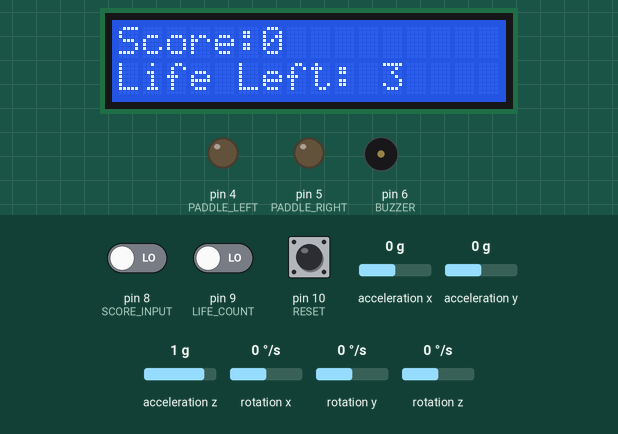
Recording of a sketch running on a simulated Arduino Uno, built with avr-gcc and run on an emulated ATmega328P. On the bench: 16×2 character LCD, output pins drawn as LEDs (lit = HIGH), buzzer (waves = sounding). Inputs (shaded band) come from the test bench; at power-on: pin 8 (SCORE_INPUT) LOW, pin 9 (LIFE_COUNT) LOW, acceleration y 0 g, pin 10 (RESET) LOW, acceleration x 0 g, acceleration z 1 g, rotation x 0 °/s, rotation y 0 °/s, rotation z 0 °/s. Pins used as bus, display or sensor lines are not drawn.

Above: at 4.2 s.
4.3 s: pin 8 (SCORE_INPUT) driven HIGH
6.1 s: pin 9 (LIFE_COUNT) driven HIGH
At 8.3 s:
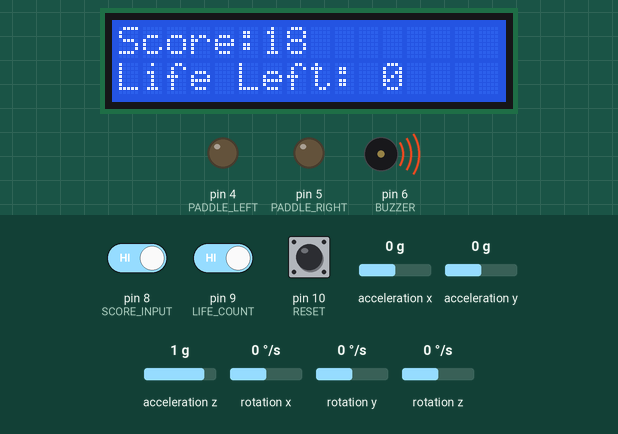
8.6 s: acceleration y set to -0.3 g
At 10.55 s:
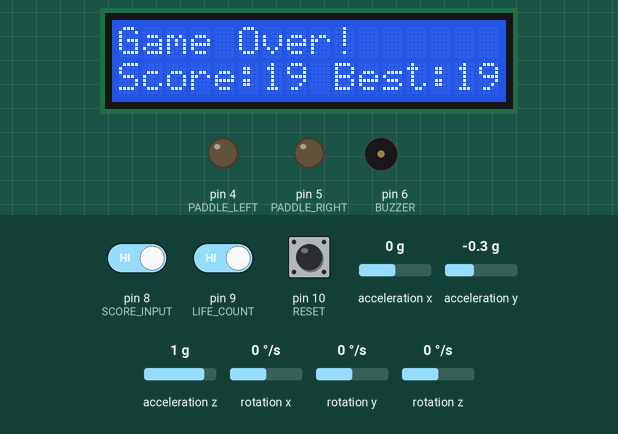
11.6 s: acceleration y set to 0.8 g
14.4 s: pin 10 (RESET) pulled HIGH for 0.15 s
At 14.74 s:
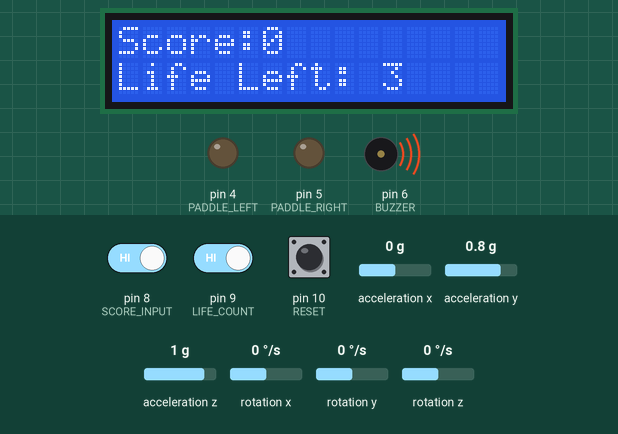
15.1 s: pin 10 (RESET) pulled HIGH for 1 s
At 15.77 s:
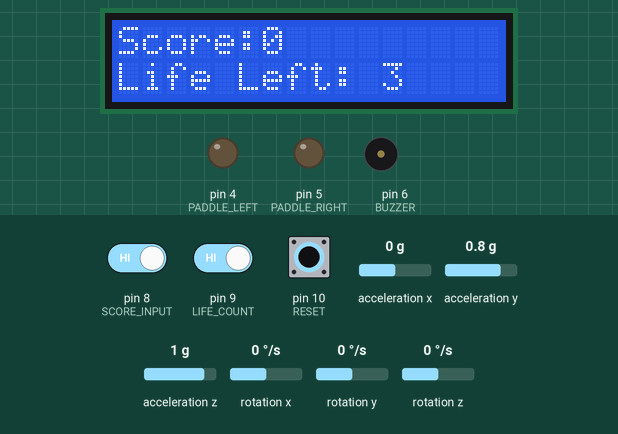
Timing chart, 0 to 17.7 s (numbered marks = the images above; inputs shaded):
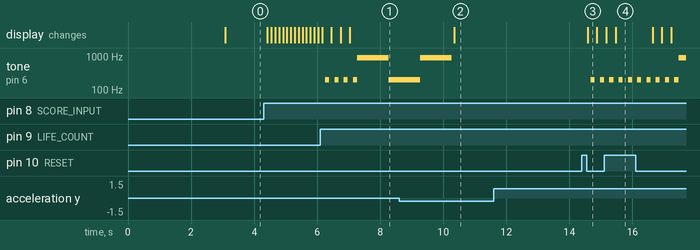

Measured:
- the behaviour switches between -0.1 and -0.2 g on acceleration y (found by bisection; images 1 and 2)
- after the input at 6.1 s, tone on pin 6 (BUZZER): plays 200 Hz for 0.13 s, 200 Hz for 0.13 s, 200 Hz for 0.13 s, 200 Hz for 0.13 s, 900 Hz for 1.0 s, 200 Hz for 0.33 s, starting after 0.16 s
- after the input at 14.4 s, tone on pin 6 (BUZZER): silent → 200 Hz after 0.28 s, → silent 0.13 s later, → 200 Hz 0.16 s later; the display: changes after 0.18 s (image 3)

The sketch:

sketch_feb29a.ino
```cpp
#include <MPU6050_light.h>
#include <Wire.h>
#include <LiquidCrystal_I2C.h> // Include the LiquidCrystal_I2C library

int lcdAddress = 0x27;

MPU6050 mpu(Wire);
LiquidCrystal_I2C lcd(lcdAddress, 16, 2);

unsigned long time = 0;

#define PADDLE_LEFT 4
#define PADDLE_RIGHT 5
#define BUZZER 6
#define SCORE_INPUT 8
#define LIFE_COUNT 9
#define RESET 10


float angleX , angleY , angleZ;
int currentScore = 0;
int highestScore = 0;
int lifeCount = 3;

int pin_8_prevValue = 0 ;
int pin_9_prevValue = 0 ;
int change = 0;

void setup(){

  Serial.begin(9600);
  lcd.init();
  lcd.backlight();
  lcd.clear();
  Wire.begin();
  mpu.begin();
  mpu.calcGyroOffsets();        //for calibration

  //PIN CONFIGURATIONS
  pinMode(PADDLE_LEFT, OUTPUT);
  pinMode(PADDLE_RIGHT, OUTPUT);
  pinMode(BUZZER, OUTPUT);
  pinMode(SCORE_INPUT, INPUT);
  pinMode(LIFE_COUNT, INPUT);
  pinMode(RESET, INPUT);
  inGameDisplay();
  digitalWrite(PADDLE_RIGHT, LOW);
  digitalWrite(PADDLE_RIGHT, LOW);
}

void inGameDisplay(){
    lcd.clear();
    lcd.print("Score:");
    lcd.print(currentScore);
    lcd.setCursor(0,1);
    lcd.print("Life Left: ");
    lcd.print(lifeCount);
}


void gameEndDisplay(){
    lcd.clear();
    lcd.setCursor(0,0);
    lcd.print("Game Over!");
    lcd.setCursor(0,1);
    lcd.print("Score:");
    lcd.print(currentScore);

    lcd.print(" Best:");
    lcd.print(highestScore);
}


void manageScore(){
    if(lifeCount>-1) {
      change = 1;
      currentScore++;
      digitalWrite(BUZZER,HIGH);
      delay(60);
      digitalWrite(BUZZER,LOW);
    }
    if(currentScore>highestScore) highestScore = currentScore ;
}

void manageLife(){
      change = 1;
      if(lifeCount>-1) {
        tone(BUZZER,200);
        delay(130);
        noTone(BUZZER);
        lifeCount--;
      }
      if(lifeCount==-1) {
          tone(BUZZER, 900);
          delay(1000);
          tone(BUZZER, 200);
          delay(1000);
          tone(BUZZER,900);
          delay(1000);
          noTone(BUZZER);
          lifeCount--;
      }
}


void loop(){


  int pinValue1 = digitalRead(LIFE_COUNT);
  int pinValue = digitalRead(SCORE_INPUT);
  int resetPinValue = digitalRead(RESET);

  if(pinValue>0){
    manageScore();
    delay(40);
  }

  if(pinValue1>0){
    manageLife();
    delay(40);
  }

  mpu.update();
  angleX = mpu.getAngleX();


  if(1)                         // print data every 3ms
  {

    if (angleX > 10) {
        digitalWrite(PADDLE_LEFT, HIGH); // Set the pin to HIGH
        delay(1);
        digitalWrite(PADDLE_LEFT , LOW);
    }


    if (angleX < -10) {
        digitalWrite(PADDLE_RIGHT, HIGH); // Set the pin to HIGH
        delay(1);
        digitalWrite(PADDLE_RIGHT,LOW);
    }


    if(resetPinValue>0){
        change = 1;
        lifeCount = 3;
        currentScore = 0;
    }


    time=millis();
    if(time>60){
      if(change == 1 && lifeCount>-1){
        inGameDisplay();
      } else if (change == 1){
        gameEndDisplay();
      }
      time = 0;
    }

    change = 0;
  }
}
```
